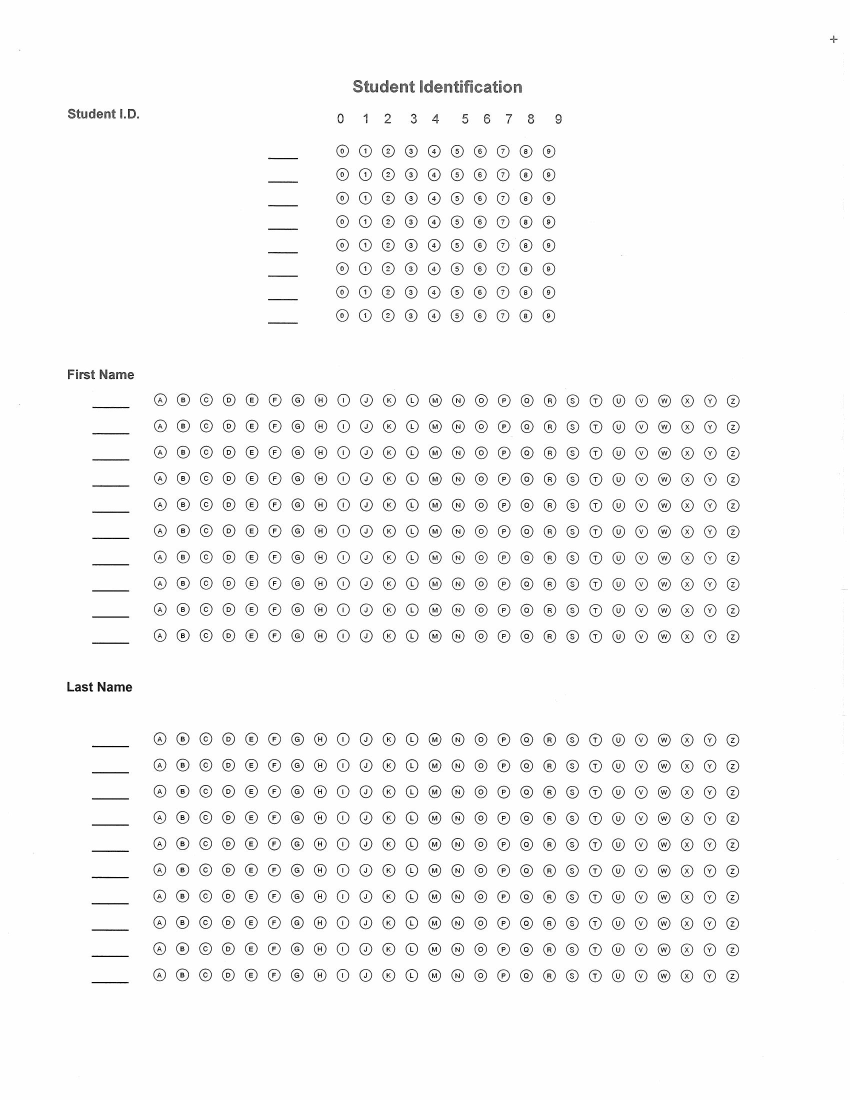
#> input picture tasks/OMR-tool/fixtures/sample_image.jpg, 1700 x 2200 px (shown at 1/2 size)
$ python object_process.py ../../fixtures/sample_image.jpg
#> lines starting #> are read from the running program, lines starting #| are printed output that depends on the picture; after the words box and inside, x2 and y2 are one past the last pixel; in counts of white or black regions, pixels touching at a corner belong together
import cv2
import numpy as np
import sys
from pathlib import Path

ALIGNMENT_TEMPLATE = cv2.imread(Path(__file__).resolve().parents[2] / "fixtures" / "template" / "alignment.png", cv2.COLOR_BGR2GRAY)

# [14 lines left out: function prepare_img, not called in this run]

def edge_detect_img(image):
    """
    Function to preprocess an image for processing.

    Args:
        image (PIL.Image): The image to be prepared.

    Returns:
        PIL.Image: The prepared image.

    """
    grayscale_img = cv2.cvtColor(image, cv2.COLOR_BGR2GRAY)
    blurred_img = cv2.GaussianBlur(grayscale_img, (5, 5), 0)
    edged_img = cv2.Canny(blurred_img, 75, 200)
    return edged_img

# [31 lines left out: function align_img, not called in this run]


def threshold_img(image, blur=True):
    """
    Function to threshold an image.

    Args:
        image (PIL.Image): The image to be thresholded.

    Returns:
        PIL.Image: The thresholded image.

    """
    grayscale_img = cv2.cvtColor(image, cv2.COLOR_BGR2GRAY)
    if blur:
        blurred_img = cv2.GaussianBlur(grayscale_img, (5, 5), 0)
    else:
        blurred_img = grayscale_img
    thresh = cv2.threshold(
        blurred_img, 0, 255, cv2.THRESH_BINARY_INV | cv2.THRESH_OTSU
    )[1]
    # cv2.imshow("thresh", thresh)
    # cv2.waitKey(0)
    return thresh


def generate_bubble_contours(image):
    """
    Function to detect contours for the bubbles in an image.

    Args:
        image (PIL.Image): The image to detect contours in.

    Returns:
        list: A list of contours detected in the image.

    """

    # Threshold the image
    thresh = threshold_img(image)

    # Find contours
    all_contours = cv2.findContours(thresh, cv2.RETR_EXTERNAL, cv2.CHAIN_APPROX_SIMPLE)[
        0
    ]

    bubble_contours = []

    for cnt in all_contours:
        approx = cv2.approxPolyDP(cnt, 0.03 * cv2.arcLength(cnt, True), True)

        if cv2.isContourConvex(approx):
            (x1, y1, w1, h1) = cv2.boundingRect(cnt)
            aspect_ratio1 = w1 / float(h1)
            if (
                aspect_ratio1 >= 0.8 and aspect_ratio1 <= 1.2 and w1 > 20
            ):  # TODO: width checking is just a temporary measure, remove when object detection is implemented
                bubble_contours.append(cnt)

    return bubble_contours


def sort_contours(cnts):
    """
    Function to sort contours from top to bottom and left to right.

    Args:
        cnts (list): A list of contours to sort.

    Returns:
        list
    """

    # Sort the contours by y-value
    sorted_by_y = sorted(cnts, key=lambda cnt: cv2.boundingRect(cnt)[1])  # y values

    return sorted_by_y


def identify_object_contours(generated_contours):
    """
    Function to identify objects in an image without using machine learning.
    TODO: Actually get this working or implement a machine learning model.

    Args:
        contours (list): A list of contours to identify objects in.

    Returns:
        list: A list of objects identified in the image.

    """
    objects = []
    questionCnts = sort_contours(generated_contours)
    row_contours = []
    last_cnt_y = None
    for cnt in questionCnts:
        (x, y, w, h) = cv2.boundingRect(cnt)

        if last_cnt_y is None:
            row_contours.append(cnt)
            last_cnt_y = y

            continue

        if abs(y - last_cnt_y) < h:
            row_contours.append(cnt)
            last_cnt_y = y
            continue

        else:
            sorted_row = sorted(
                row_contours, key=lambda cnt: cv2.boundingRect(cnt)[0]
            )  # x values
            separated_row = []
            last_cnt_x = None
            for row_cnt in sorted_row:
                x, y, w, h = cv2.boundingRect(row_cnt)
                if last_cnt_x is None:
                    separated_row = [row_cnt]
                    last_cnt_x = x
                    continue
                if abs(x - last_cnt_x) < w:
                    separated_row.append(row_cnt)
                    last_cnt_x = x
                    continue
                else:
                    separated_row.append(row_cnt)
                    row_length = len(separated_row)
                    if row_length <= 5:
                        objects.append({"type": "question", "contours": separated_row})
                    elif row_length == 10:
                        objects.append({"type": "SN_digit", "contours": separated_row})
                    elif row_length > 20:
                        objects.append({"type": "name_char", "contours": separated_row})
                    else:
                        objects.append({"type": "name_char", "contours": separated_row})
                    separated_row = [row_cnt]
                last_cnt_x = x
            row_contours = [cnt]
            last_cnt_y = y

    # Add the last set of row_contours if needed
    if row_contours:
        row_length = len(row_contours)
        if row_length <= 5:
            objects.append({"type": "question", "contours": row_contours})
        elif row_length == 10:
            objects.append({"type": "SN_digit", "contours": row_contours})
        elif row_length > 20:
            objects.append({"type": "name_char", "contours": row_contours})
        else:
            objects.append({"type": "name_char", "contours": row_contours})
    return objects


def identify_bubbled(img, cnts):

    thresh = threshold_img(img)
    bubbled = None
    filled_in = []
    # image_with_bubble = img.copy()

    for cnt, i in enumerate(cnts):
        mask = np.zeros(thresh.shape, dtype="uint8")
        cv2.drawContours(mask, [i], -1, 255, -1)

        mask = cv2.bitwise_and(thresh, thresh, mask=mask)
        total = cv2.countNonZero(mask)

        if bubbled is None or total > 400:
            bubbled = (total, cnt)
            filled_in.append(cnts[bubbled[1]])
    return filled_in


if __name__ == "__main__":
    if len(sys.argv) < 2:
        print("Please provide an image path as an argument.")
        sys.exit(1)

    image_path = sys.argv[1]
    image = cv2.imread(image_path)
#> image is the input picture: shape (2200, 1700, 3); min 0, max 255, mean 247.4
    # cv2.imshow("aligned", align_img(image))
    # cv2.waitKey(0)
    prepared_image = edge_detect_img(image)
#> in edge_detect_img, `edged_img = cv2.Canny(blurred_img, 75, 200)`:
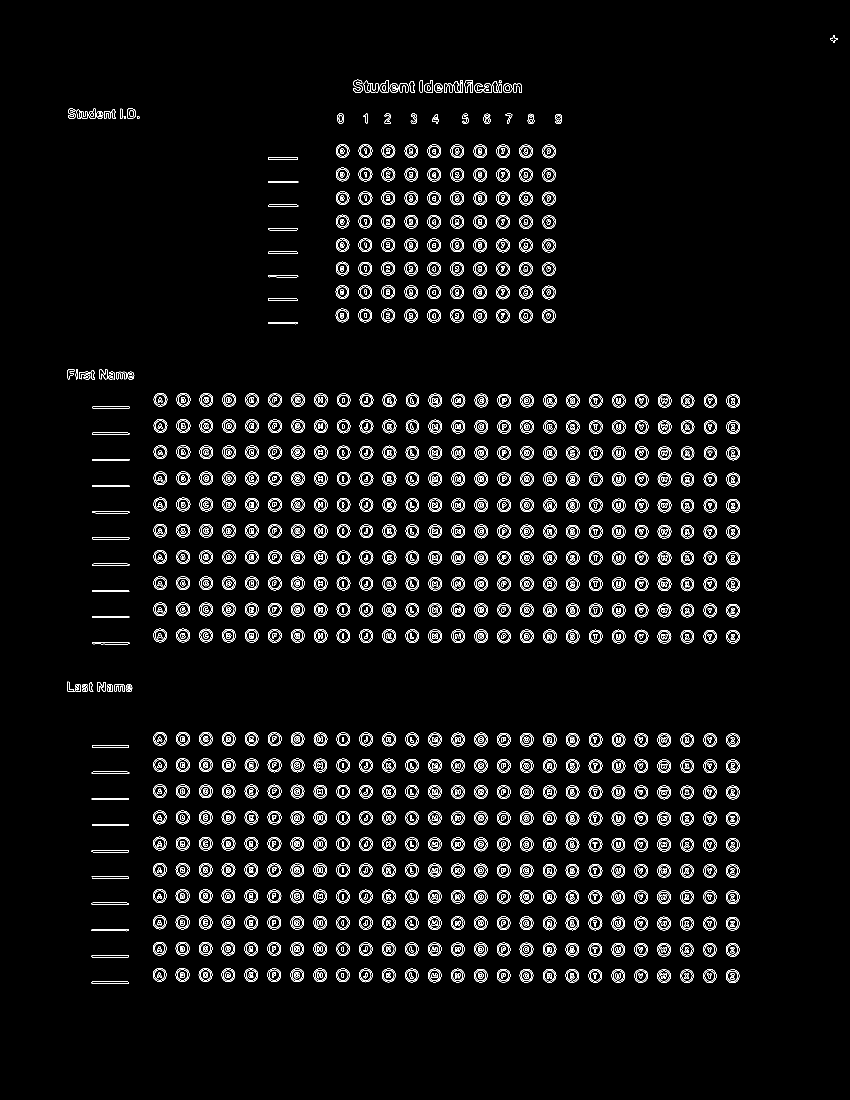
#> edged_img: shape (2200, 1700) (shown at 1/2 size); 3.7% white in thin lines or dots, all inside (x1, y1, x2, y2) = (134, 70, 1676, 1967)
    question_contours = generate_bubble_contours(image)
#> in generate_bubble_contours, `all_contours = cv2.findContours(thresh, cv2.RETR_EXTERNAL, cv2.CHAIN_A..`: all_contours = 680 contours, 2 with area under 20; largest, box (x1, y1, x2, y2) and area: (352, 1464, 380, 1491) 549, (352, 1831, 379, 1859) 546, (352, 1569, 380, 1596) 544, (352, 1674, 379, 1701) 542, (352, 1621, 380, 1648) 542
#> the loop in generate_bubble_contours, `for cnt in all_contours:` made 680 passes
#> (x1, y1, w1, h1, aspect_ratio1) on passes 2 to 9: (1452, 1939, 27, 27, 1), (1361, 1939, 26, 27, 0.963), (1315, 1939, 27, 27, 1), (1269, 1939, 27, 26, 1.04), (1223, 1939, 27, 26, 1.04), (1177, 1939, 27, 26, 1.04), (1407, 1938, 26, 28, 0.929), (1131, 1938, 27, 27, 1)
#> after the loop in generate_bubble_contours, `for cnt in all_contours:`: bubble_contours = 600 contours; largest, box (x1, y1, x2, y2) and area: (352, 1464, 380, 1491) 549, (352, 1831, 379, 1859) 546, (352, 1569, 380, 1596) 544, (352, 1674, 379, 1701) 542, (352, 1621, 380, 1648) 542
#> question_contours has the same summary as bubble_contours in generate_bubble_contours
    objects = identify_object_contours(question_contours)
#> in sort_contours, `sorted_by_y = sorted(cnts, key=lambda cnt: cv2.boundingRect(cnt)[1])`: sorted_by_y = 600 contours; largest, box (x1, y1, x2, y2) and area: (352, 1464, 380, 1491) 549, (352, 1831, 379, 1859) 546, (352, 1569, 380, 1596) 544, (353, 838, 381, 866) 542, (353, 1048, 380, 1075) 542
#> in identify_object_contours, `questionCnts = sort_contours(generated_contours)`: questionCnts has the same summary as sorted_by_y in sort_contours
#> the loop in identify_object_contours, `for cnt in questionCnts:` made 600 passes
#> last_cnt_y on passes 1 to 8: 288, 289, 289, 289, 289, 289, 289, 289

    image_with_contours = image.copy()

    image_with_bubble = image.copy()

    cv2.drawContours(image_with_contours, question_contours, -1, (255, 255, 0), 2)
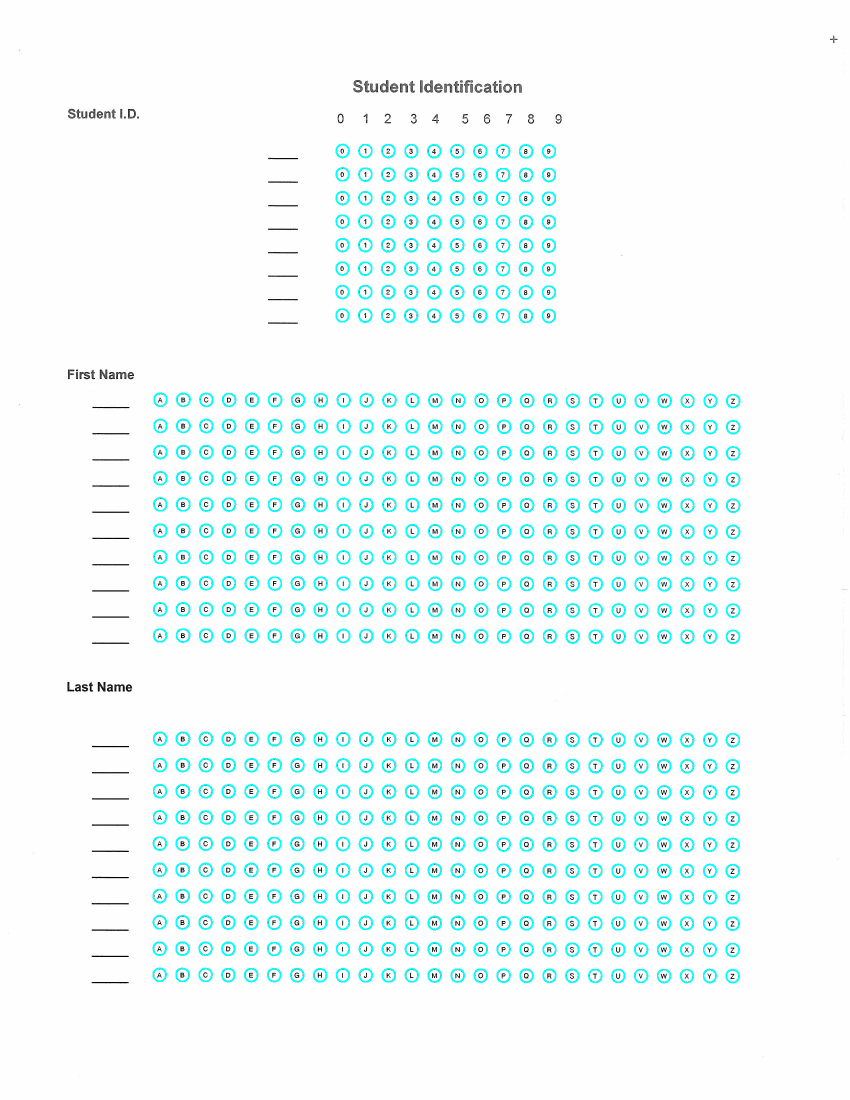
#> image_with_contours: shape (2200, 1700, 3) (shown at 1/2 size); 4.5% of pixels changed, all inside (x1, y1, x2, y2) = (305, 287, 1481, 1967)

    filled_in = identify_bubbled(image, question_contours)

    cv2.drawContours(image_with_bubble, filled_in, -1, (0, 255, 0), 2)
#> image_with_bubble: shape (2200, 1700, 3); 0.01% of pixels changed, all inside (x1, y1, x2, y2) = (1451, 1938, 1480, 1967)
    cv2.imshow("Bubbled Image", cv2.resize(image_with_bubble, (1080, 900)))

    cv2.imshow("Prepared Image", cv2.resize(prepared_image, (800, 800)))
    cv2.imshow("Contoured Image", cv2.resize(image_with_contours, (900, 900)))
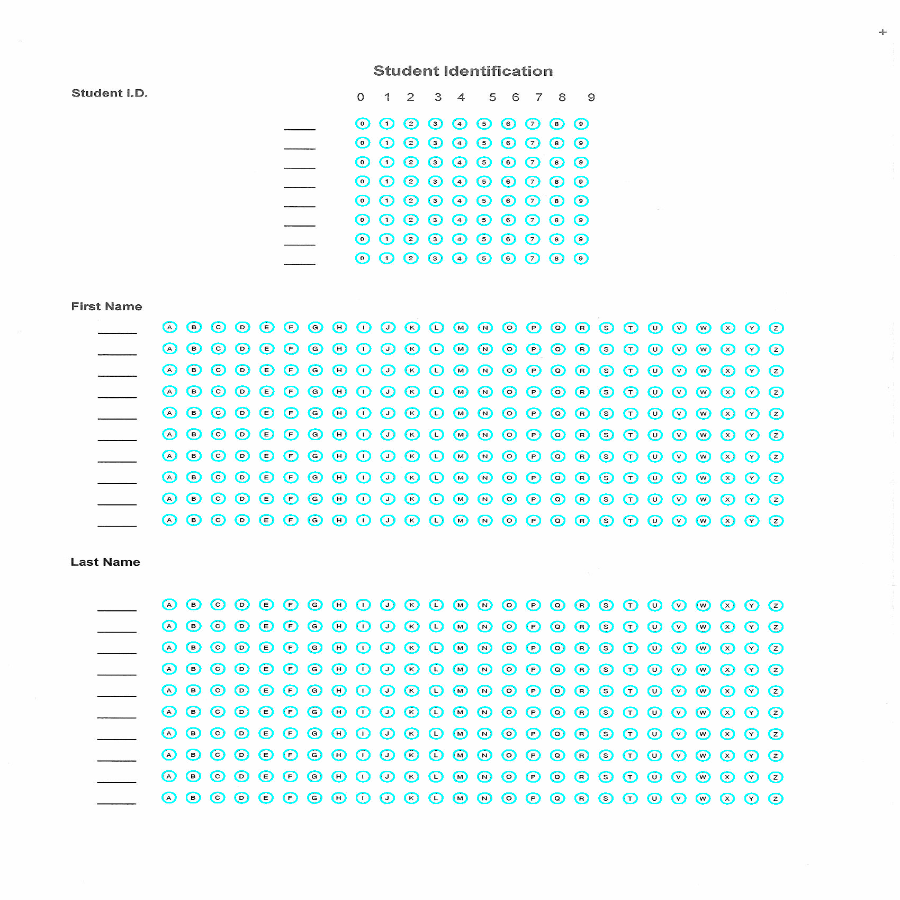
#> window 'Contoured Image': shape (900, 900, 3); mean B, G, R 251.2, 251.2, 239.7
    # cv2.imshow("Objects Image", cv2.resize(image_with_objects_identified, (900, 900)))

    cv2.imshow("Contoured Image", image_with_contours)
    cv2.waitKey(0)

$ run again, on tasks/OMR-tool/fixtures/sub.jpg
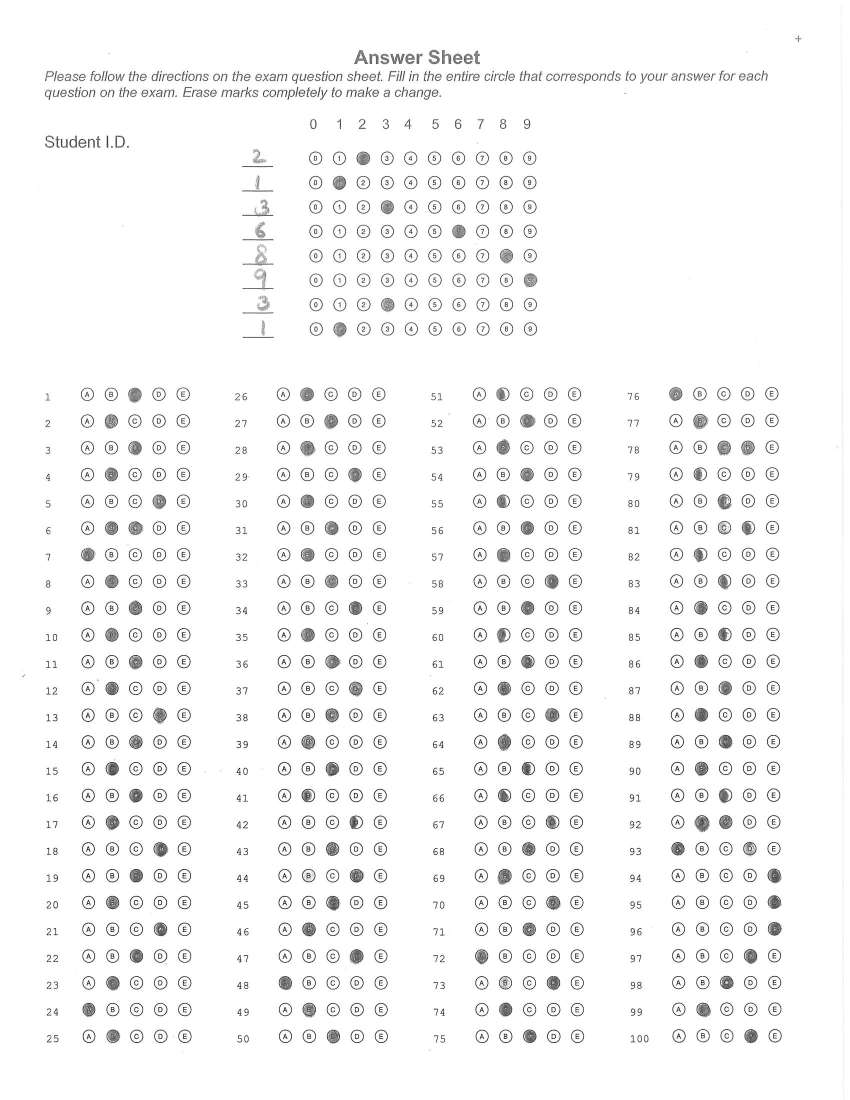
#> input picture tasks/OMR-tool/fixtures/sub.jpg, 1700 x 2200 px (shown at 1/2 size)
#> image is the input picture: shape (2200, 1700, 3); min 0, max 255, mean 246.5
#> in edge_detect_img, `edged_img = cv2.Canny(blurred_img, 75, 200)`:
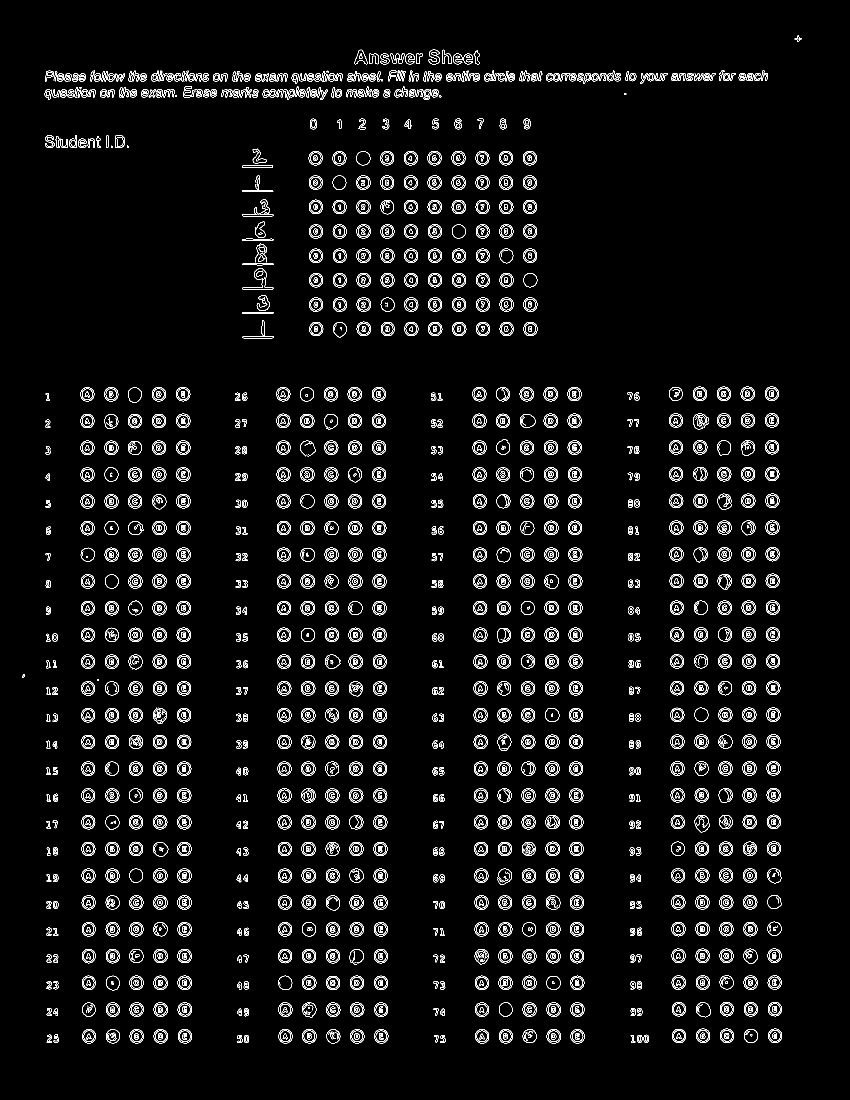
#> edged_img: shape (2200, 1700) (shown at 1/2 size); 4.2% white in thin lines or dots, all inside (x1, y1, x2, y2) = (44, 71, 1603, 2087)
#> thresh: shape (2200, 1700); 7.2% white; 1440 white regions (17 under 20 px)
#> all_contours = 974 contours, 18 with area under 20; largest, box (x1, y1, x2, y2) and area: (1389, 1630, 1419, 1665) 746, (1386, 827, 1417, 859) 684, (995, 1737, 1024, 1769) 674, (1435, 987, 1463, 1019) 666, (600, 882, 631, 912) 663
#> the loop in generate_bubble_contours, `for cnt in all_contours:` made 974 passes
#> (x1, y1, w1, h1, aspect_ratio1) on passes 1, 2, 6, 10, 11, 12, 13, 14: (1288, 2070, 10, 15, 0.667), (1274, 2070, 11, 15, 0.733), (488, 2070, 10, 16, 0.625), (998, 2059, 28, 28, 1), (950, 2059, 28, 28, 1), (749, 2059, 27, 28, 0.964), (701, 2059, 27, 28, 0.964), (653, 2059, 28, 29, 0.966)
#> after the loop in generate_bubble_contours, `for cnt in all_contours:`: bubble_contours = 580 contours; largest, box (x1, y1, x2, y2) and area: (1389, 1630, 1419, 1665) 746, (1386, 827, 1417, 859) 684, (995, 1737, 1024, 1769) 674, (1435, 987, 1463, 1019) 666, (600, 882, 631, 912) 663
#> question_contours has the same summary as bubble_contours in generate_bubble_contours
#> sorted_by_y has the same summary as bubble_contours in generate_bubble_contours
#> questionCnts has the same summary as bubble_contours in generate_bubble_contours
#> the loop in identify_object_contours, `for cnt in questionCnts:` made 580 passes
#> last_cnt_y on passes 1 to 8: 302, 302, 302, 302, 302, 302, 302, 303
#> image_with_contours: shape (2200, 1700, 3); 4.55% of pixels changed, all inside (x1, y1, x2, y2) = (160, 301, 1565, 2089)
#> image_with_bubble: shape (2200, 1700, 3); 0.92% of pixels changed, all inside (x1, y1, x2, y2) = (161, 302, 1565, 2089)
#> `cv2.imshow("Contoured Image", cv2.resize(image_with_contours, (900, 90..`:
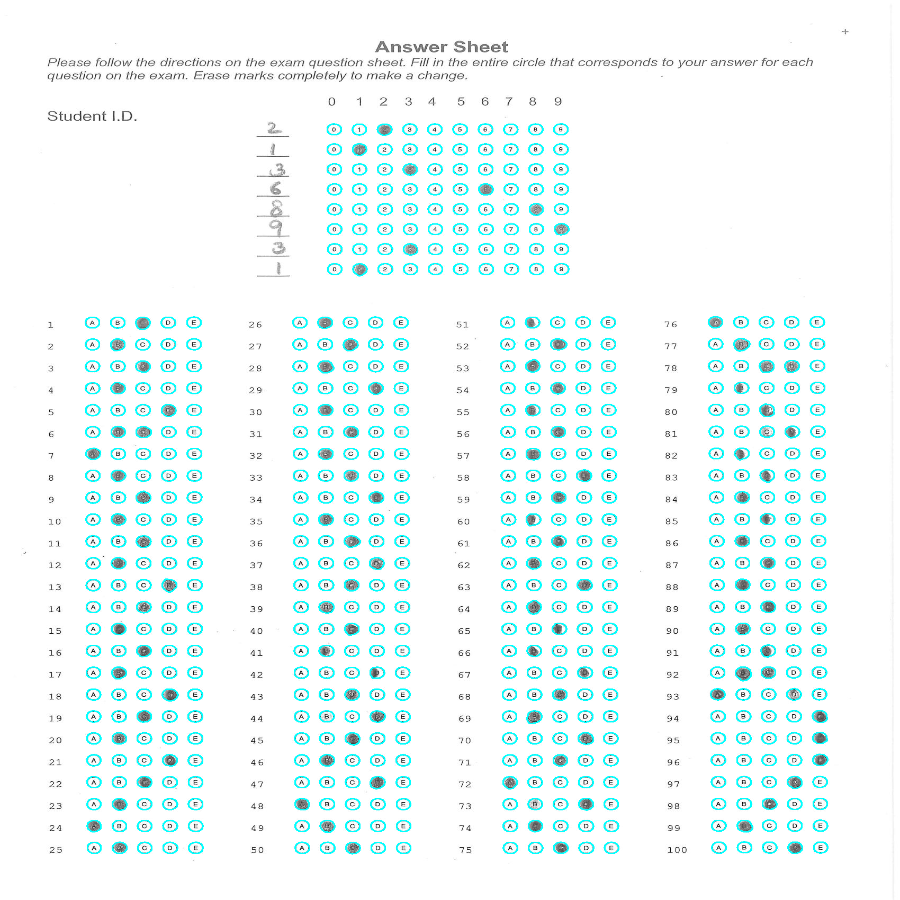
#> window 'Contoured Image': shape (900, 900, 3); mean B, G, R 250.2, 250.2, 238.6
